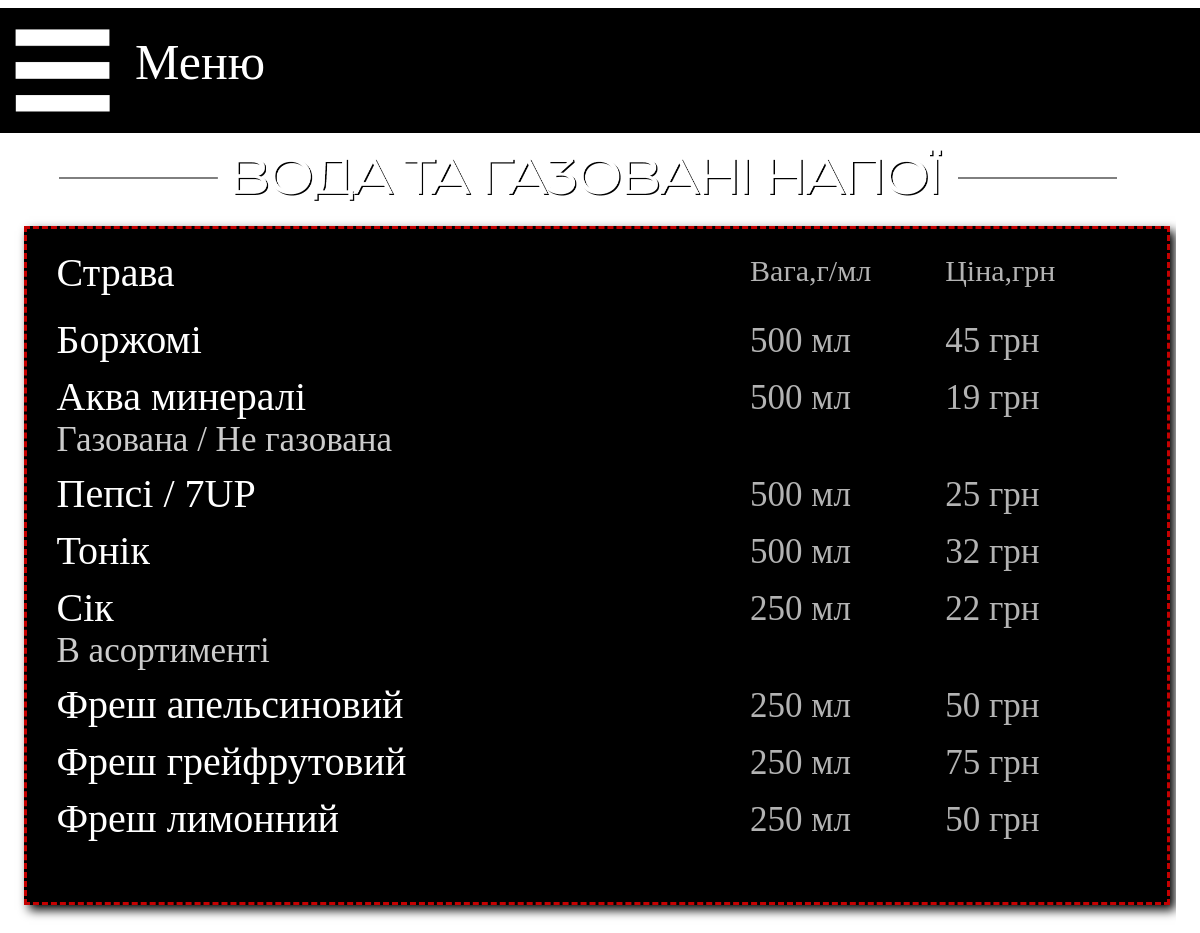
Screenshot of /water with the database file from the repository.
### main/models.py (models this page shows, shortened)
class Menu_pub_water(models.Model):
    name = models.CharField('Название', max_length=40)
    weight = models.CharField('Вес', max_length=10)
    spec = models.CharField('Состав', max_length=200, blank=True)
    price = models.CharField('Цена', max_length=10)
    image = models.ImageField(upload_to="pub", default='pub/empty.png')
    class Meta:
        verbose_name = 'Вода'
        verbose_name_plural = 'Вода'

### main/views.py (the view)
# urls.py: path('water', views.pub_water, name='water'),
def pub_water(request):
    dish = Menu_pub_water.objects.all()
    n1 = pub_news.objects.all()
    return render(request, 'main/pub_Water.html', {'Menu': dish, 'news': n1})

### main/templates/main/pub_Water.html (shortened to what this page needs)
{% extends 'main/base_pub.html' %}
{% load static %}
{% block content_top %}
<div class="content_top">
    <img src="{% static 'img/content_top_2/water.png' %}" width="100%" height="100%">
</div>
{% endblock %}
{% block content2 %}
<div class="menu_list">
    <div class="menu_list_in">
        <div style="width: 100%; float: left">
            <div class="menu_list_head_name">Страва</div>
            <div class="menu_list_head_price">Цiна,грн</div>
            <div class="menu_list_head_weight">Вага,г/мл</div>
        </div>
        {% for el in Menu %}
        <div style="width: 100%; float: left">
            <div class="menu_list_name">{{el.name}}</div>
            <div class="menu_list_price">{{el.price}}</div>
            <div class="menu_list_weight">{{el.weight}}</div>
            <div class="menu_list_spec">{{el.spec}}</div>
        </div>
        {% endfor %}
    </div>
</div>
{% endblock %}

### main/static/css/style2.css (style rules this page uses)
.body { background-image: url(storage/back_pub1.png); background-size: 100%; margin-right: auto; margin-left: auto; }
.menu_list { float: left; width: 97%; height: auto; background-color: black; border: 3px dashed #c50000; box-shadow: 5px 5px 10px black; }
.menu_list_in { float: left; width: 95%; height: auto; margin-left: 30px; margin-top: 20px; margin-right: 20px; margin-bottom: 60px; }
.menu_list_head_name { width: 73%; float: left; font-family: Eastman; color: white; font-size: 25px; margin-bottom: 10px; }
.menu_list_head_weight { margin-top: 5px; width: 15%; float: right; font-family: Eastman; color: white; font-size: 15px; opacity: 70%; margin-bottom: 10px; }
.menu_list_head_price { margin-top: 5px; width: 12%; float: right; font-family: Eastman; color: white; font-size: 15px; opacity: 70%; margin-bottom: 10px; }
.menu_list_name { width: 73%; float: left; font-family: Eastman; color: white; font-size: 20px; margin-top: 10px; }
.menu_list_spec { width: 76%; float: left; font-family: Eastman; color: white; font-size: 15px; opacity: 80%; }
.menu_list_weight { width: 15%; float: right; font-family: Eastman; color: white; font-size: 15px; opacity: 70%; margin-top: 15px; }
.menu_list_price { width: 12%; float: right; font-family: Eastman; color: white; font-size: 15px; opacity: 70%; margin-top: 15px; }
.content_top { margin-left: 5%; margin-top: 0.75%; width: 90%; height: 13.5%; }

### main/static/css/adaptive2.css (style rules this page uses)
@media only screen and (max-width: 1200px) { .body { background-image: url(storage/back_pub.png); } }
@media only screen and (max-width: 1200px) { .content_top { margin-top: 100px; height: 100px; } }
@media only screen and (max-width: 1200px) { .menu_list_head_name { font-size: 40px; width: 50%; } }
@media only screen and (max-width: 1200px) { .menu_list_head_weight { font-size: 30px; width: 18%; } }
@media only screen and (max-width: 1200px) { .menu_list_head_price { font-size: 30px; width: 18%; } }
@media only screen and (max-width: 1200px) { .menu_list_name { font-size: 40px; width: 60%; } }
@media only screen and (max-width: 1200px) { .menu_list_spec { font-size: 35px; width: 60%; } }
@media only screen and (max-width: 1200px) { .menu_list_weight { font-size: 35px; width: 18%; } }
@media only screen and (max-width: 1200px) { .menu_list_price { font-size: 35px; width: 18%; } }

### rows the page displays
Menu_pub_water: name "Боржомі", price "45 грн", weight "500 мл"
Menu_pub_water: name "Аква минералі", price "19 грн", weight "500 мл", spec "Газована / Не газована"
Menu_pub_water: name "Пепсі / 7UP", price "25 грн", weight "500 мл"
Menu_pub_water: name "Тонік", price "32 грн", weight "500 мл"
Menu_pub_water: name "Сiк", price "22 грн", weight "250 мл", spec "В асортименті"
Menu_pub_water: name "Фреш апельсиновий", price "50 грн", weight "250 мл"
Menu_pub_water: name "Фреш грейфрутовий", price "75 грн", weight "250 мл"
Menu_pub_water: name "Фреш лимонний", price "50 грн", weight "250 мл"
